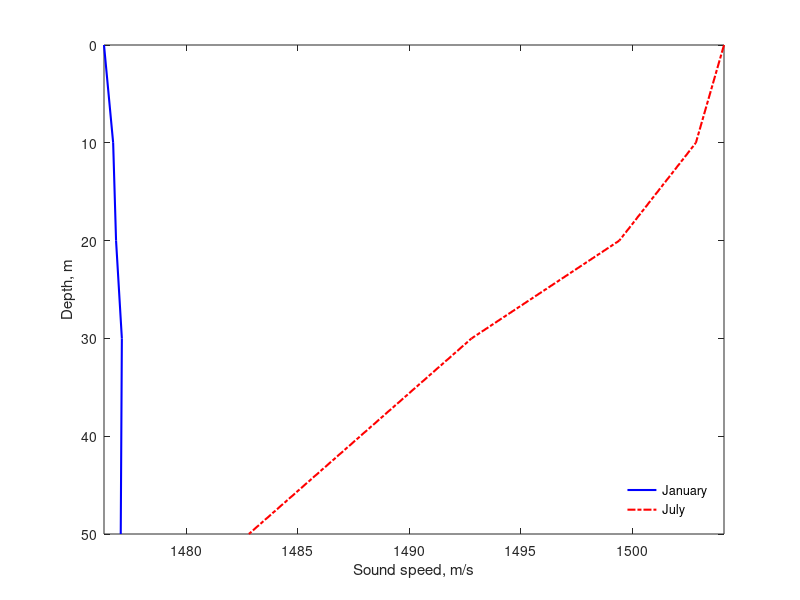

MATLAB code to generate this figure:
% Plot the January and July SSP (Fig. X)

% Load and store the SSP data from both files
max_depth = 50; % maximum depth
load('data/north_sea_ssp_jan.mat');
depths_jan = z(z <= max_depth);
speeds_jan = c(z <= max_depth);
load('data/north_sea_ssp_jul.mat');
depths_jul = z(z <= max_depth);
speeds_jul = c(z <= max_depth);

% Plot both SSPs
figure; hold on
plot(speeds_jan, -depths_jan, 'b-', 'Linewidth', 1.5)
plot(speeds_jul, -depths_jul, 'r-.', 'Linewidth', 1.5)
xlabel('Sound speed, m/s')
yticks(-max_depth:10:0);
yticklabels(max_depth:-10:0);
ylabel('Depth, m');
title('');
legend('January', 'July', 'Location', 'SouthEast')
legend('boxoff')
box on;
axis([-Inf Inf -max_depth 0])